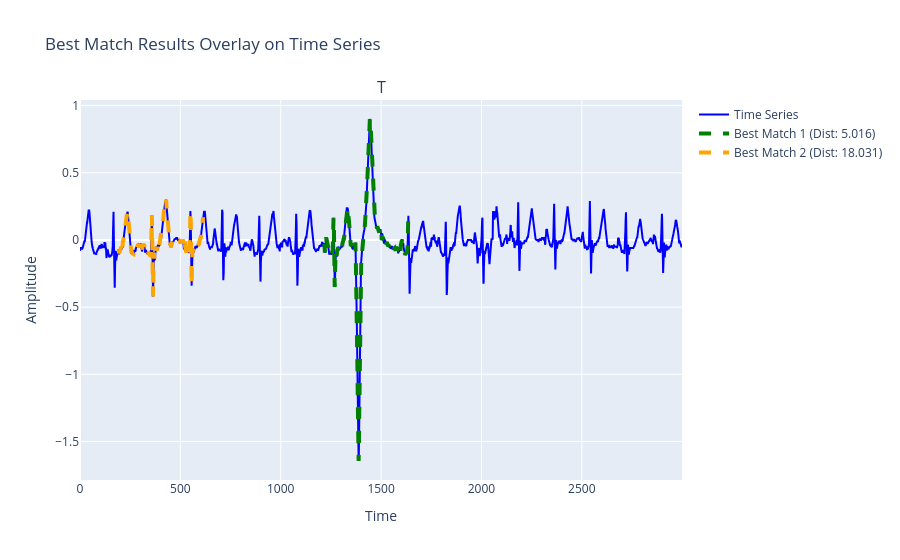

Source (notebook cell):
### Markdown cell above
Напишите функцию `plot_bestmatch_results()` в модуле *plots.py* для визуализации найденных $topK$ похожих подпоследовательностей временного ряда на образец поиска. За основу возьмите функцию `plot_bestmatch_data()` и добавьте отображение найденных подпоследовательностей, выделив их тем же цветом, что и образец поиска.

### Code cell
plot_bestmatch_results(ts, query, naive_bestmatch_results)

### Figure 1 — Plotly figure (JSON) as saved in the notebook; plotly's stock layout.template omitted (floating-point values rounded to 4 significant figures; data arrays with more than 128 entries replaced by an {"elided": "..."} marker saying what was removed)
{"data": [{"line": {"color": "blue"}, "name": "Time Series", "type": "scatter", "x": {"elided": "3000 int values"}, "xaxis": "x", "y": {"elided": "3000 float values"}, "yaxis": "y"}, {"line": {"color": "green", "dash": "dash", "width": 4}, "name": "Best Match 1 (Dist: 5.016)", "type": "scatter", "x": {"elided": "421 int values"}, "xaxis": "x", "y": {"elided": "421 float values"}, "yaxis": "y"}, {"line": {"color": "orange", "dash": "dash", "width": 4}, "name": "Best Match 2 (Dist: 18.031)", "type": "scatter", "x": {"elided": "421 int values"}, "xaxis": "x", "y": {"elided": "421 float values"}, "yaxis": "y"}], "layout": {"annotations": [{"font": {"size": 16}, "showarrow": false, "text": "T", "x": 0.5, "xanchor": "center", "xref": "paper", "y": 1, "yanchor": "bottom", "yref": "paper"}], "autosize": true, "title": {"text": "Best Match Results Overlay on Time Series"}, "xaxis": {"anchor": "y", "autorange": true, "domain": [0, 1], "range": [0, 2999], "title": {"text": "Time"}, "type": "linear"}, "yaxis": {"anchor": "x", "autorange": true, "domain": [0, 1], "range": [-1.786, 1.041], "title": {"text": "Amplitude"}, "type": "linear"}}}
